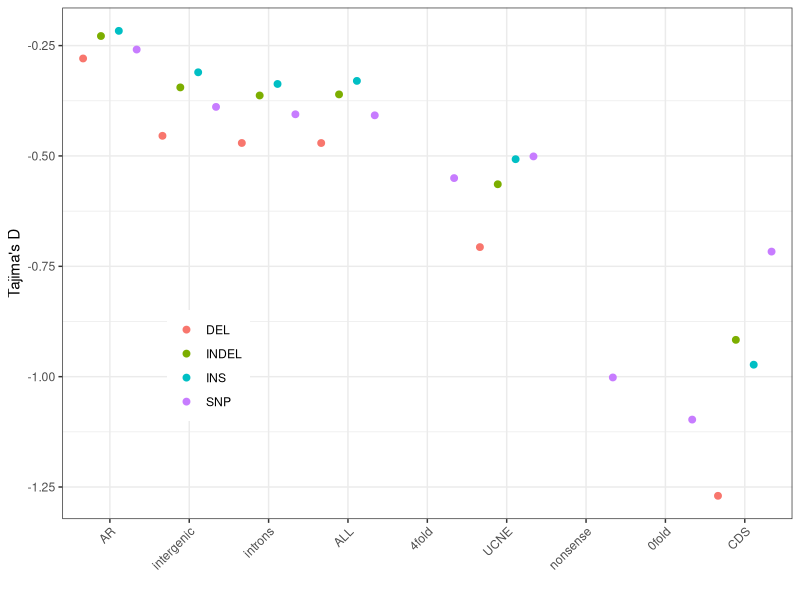
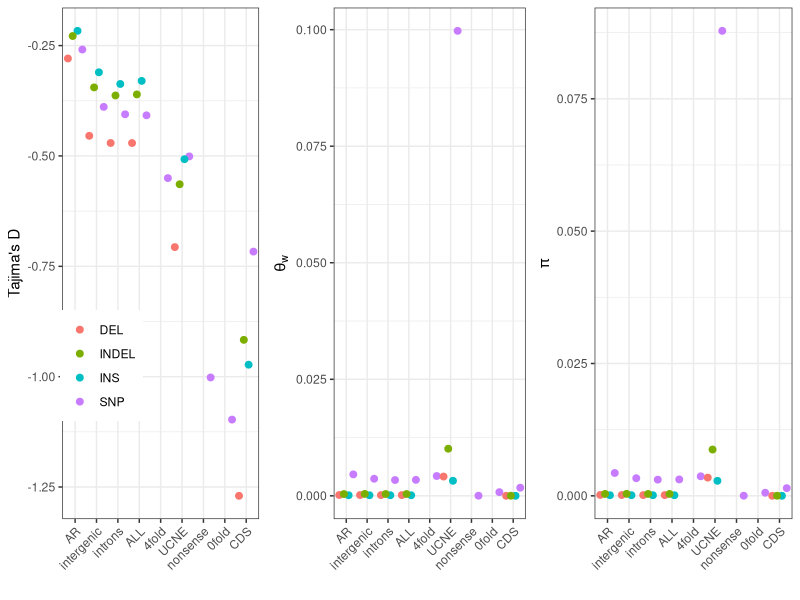

Reproduce these figures in R, in order.
library(ggplot2)
library(gridExtra)
library(dplyr)

summary_data = read.delim('bgi10_stats.txt', na=0)
call_data = read.delim('bgi10_call.txt')

all_data = cbind(summary_data, call_data)

all_data[7] = NULL
all_data[7] = NULL

all_data$tw_per_site = all_data$theta_w / all_data$call
all_data$pi_per_site = all_data$pi / all_data$call

write.csv(all_data, 'bgi10_summary_stats.csv', row.names=FALSE)

all_data = subset(all_data, category != 'noncoding_noUCNEs'
  & category != 'cds_frameshift' & category != 'cds_non_frameshift'
  & category != 'noncoding')

all_data$category = factor(all_data$category,
  levels=rev(c('CDS', '0fold', 'nonsense', 'UCNE', '4fold', 'ALL', 'introns', 'intergenic', 'AR')))

# reset 0fold 4fold nonsense indel tajd to 0

# 0fold
all_data[2,]$tajD = NA
all_data[3,]$tajD = NA
all_data[4,]$tajD = NA
all_data[2,]$pi_per_site = NA
all_data[3,]$pi_per_site = NA
all_data[4,]$pi_per_site = NA
all_data[2,]$tw_per_site = NA
all_data[3,]$tw_per_site = NA
all_data[4,]$tw_per_site = NA

# 4fold
all_data[6,]$tajD = NA
all_data[7,]$tajD = NA
all_data[8,]$tajD = NA
all_data[6,]$pi_per_site = NA
all_data[7,]$pi_per_site = NA
all_data[8,]$pi_per_site = NA
all_data[6,]$tw_per_site = NA
all_data[7,]$tw_per_site = NA
all_data[8,]$tw_per_site = NA

# theta_w
tw = ggplot(all_data, aes(x=category, y=tw_per_site, colour=variation))+
  geom_point(stat='identity', position = position_dodge(width=0.9), size = 2) +
  theme_bw() +
  xlab('')  + ylab(expression(theta[w])) +
  theme(legend.title=element_blank(), legend.position='none',
  axis.text.x=element_text(angle=45, hjust=1))

# pi
pi = ggplot(all_data, aes(x=category, y=pi_per_site, colour=variation))+
  geom_point(stat='identity', position = position_dodge(width=0.9), size = 2) +
  theme_bw() +
  xlab('')  + ylab(expression(pi)) +
  theme(legend.title=element_blank(), legend.position='none',
  axis.text.x=element_text(angle=45, hjust=1))

# tajD
tajd = ggplot(all_data, aes(x=category, y=tajD, colour=variation))+
  geom_point(stat='identity', position = position_dodge(width=0.9), size = 2) +
  theme_bw() +
  xlab('')  + ylab("Tajima's D") +
  #ylim(-1.3, -0.2) +
  theme(legend.title=element_blank(), legend.position=c(0.2, 0.3),
  axis.text.x=element_text(angle=45, hjust=1))

# pdf(file='gt_summary_stats.pdf', width=9, height=3)
#
# grid.arrange(tajd, tw, pi, nrow=1)
#
# dev.off()

pdf(file='gt_tajd.pdf', width=3, height=3)

tajd

dev.off()

png(file='gt_summary_stats.png', width=9, height=3, units='in', res=360)

grid.arrange(tajd, tw, pi, nrow=1)

dev.off()
